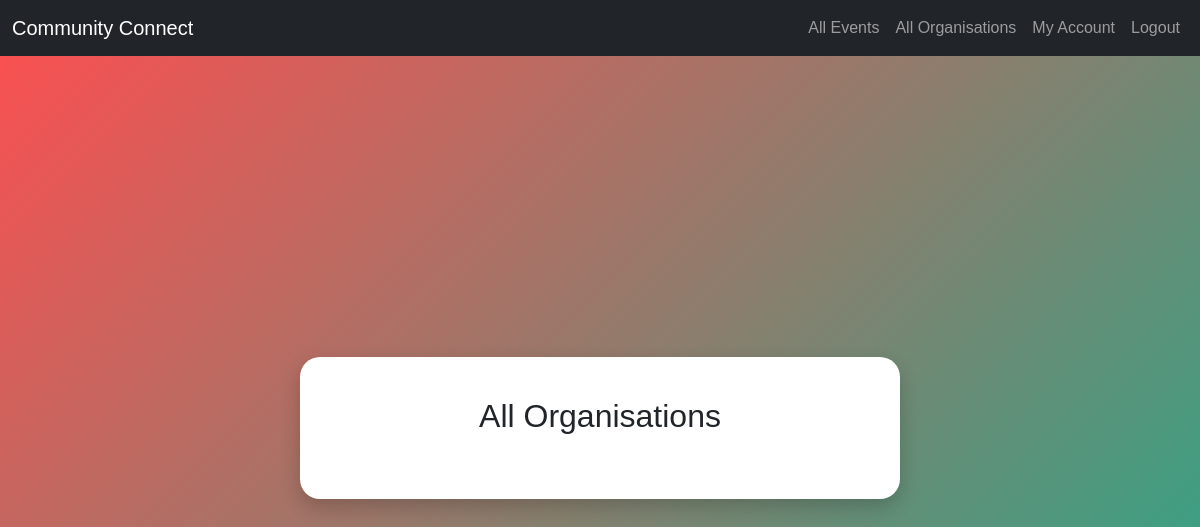
Before: /organisations (signed in) with the older database file.
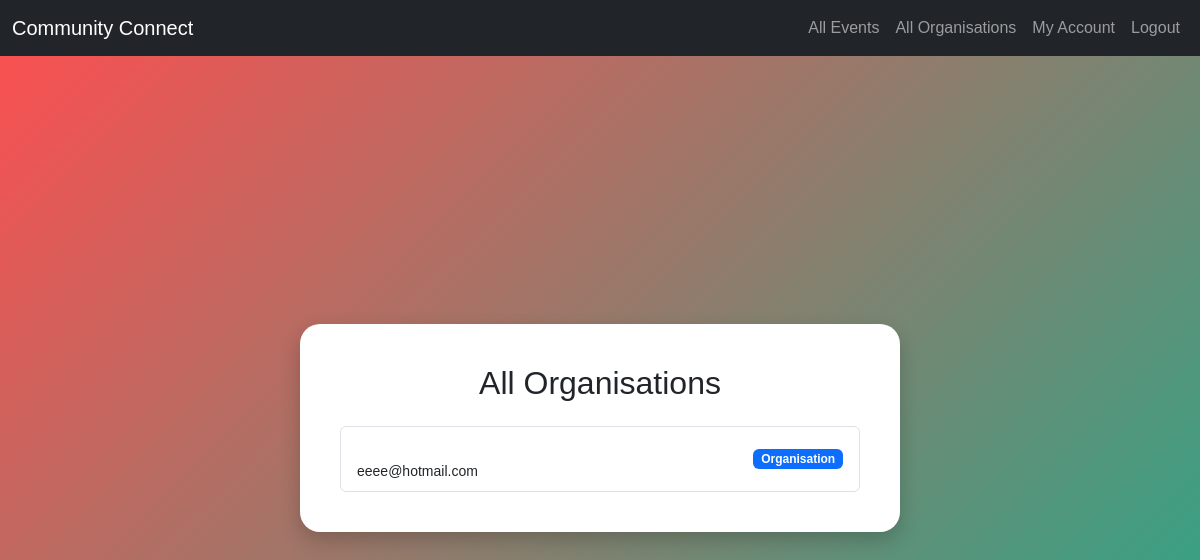
After: the same page with the newer database file.
### tables this page shows
CREATE TABLE user (
            user_id INTEGER PRIMARY KEY AUTOINCREMENT,
            email TEXT NOT NULL UNIQUE,
            password_hash TEXT NOT NULL,
            phone_number TEXT,
            role TEXT NOT NULL,
            created_at TIMESTAMP DEFAULT CURRENT_TIMESTAMP
        );

### app.py (the view)
@app.route("/organisations")
def all_organisations():
    if session.get("role") != "volunteer":
        flash("Access denied.")
        return redirect(url_for("index"))
    with get_db() as conn:
        organisations = conn.execute("SELECT * FROM user WHERE role='organisation'").fetchall()
    return render_template("organisations.html", organisations=organisations)

### app.py (called while the page is built)
def get_db():
    conn = sqlite3.connect(db_path) # Create connection between database and flask
    conn.row_factory = sqlite3.Row # Allows fetching rows as dictionaries
    return conn

### templates/organisations.html (shortened to what this page needs)
{% extends "layout.html" %}
{% block content %}
<div class="bubble-container">
    <div class="bubble">
        <h2 class="text-center mb-4">All Organisations</h2>
        <ul class="list-group">
            {% for o in organisations %}
                <li class="list-group-item d-flex justify-content-between align-items-center">
                    <div>
                        <br><small>{{ o.email }}</small>
                    </div>
                    <span class="badge bg-primary">{{ o.role|capitalize }}</span>
                </li>
            {% endfor %}
        </ul>
    </div>
</div>
{% endblock %}

Changed rows visible on the page:
added user: email "eeee@hotmail.com", role "Organisation"
